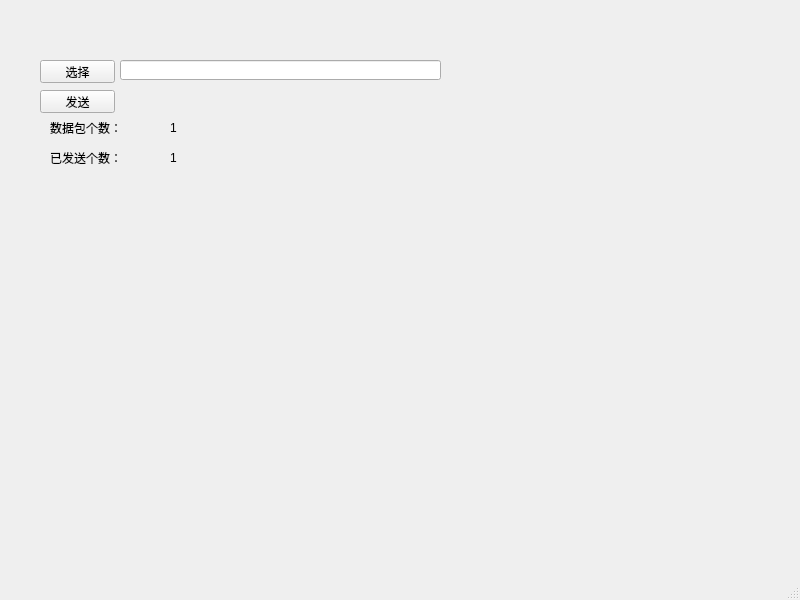
<?xml version="1.0" encoding="UTF-8"?>
<ui version="4.0">
 <class>MainWindow</class>
 <widget class="QMainWindow" name="MainWindow">
  <property name="geometry">
   <rect>
    <x>0</x>
    <y>0</y>
    <width>800</width>
    <height>600</height>
   </rect>
  </property>
  <property name="windowTitle">
   <string>MainWindow</string>
  </property>
  <widget class="QWidget" name="centralwidget">
   <widget class="QPushButton" name="btn_selectFile">
    <property name="geometry">
     <rect>
      <x>40</x>
      <y>60</y>
      <width>75</width>
      <height>23</height>
     </rect>
    </property>
    <property name="text">
     <string>选择</string>
    </property>
   </widget>
   <widget class="QLineEdit" name="edt_file">
    <property name="geometry">
     <rect>
      <x>120</x>
      <y>60</y>
      <width>321</width>
      <height>20</height>
     </rect>
    </property>
   </widget>
   <widget class="QLabel" name="label">
    <property name="geometry">
     <rect>
      <x>50</x>
      <y>120</y>
      <width>101</width>
      <height>16</height>
     </rect>
    </property>
    <property name="text">
     <string>数据包个数：</string>
    </property>
   </widget>
   <widget class="QLabel" name="label_total">
    <property name="geometry">
     <rect>
      <x>170</x>
      <y>120</y>
      <width>101</width>
      <height>16</height>
     </rect>
    </property>
    <property name="text">
     <string>1</string>
    </property>
   </widget>
   <widget class="QLabel" name="label_3">
    <property name="geometry">
     <rect>
      <x>50</x>
      <y>150</y>
      <width>101</width>
      <height>16</height>
     </rect>
    </property>
    <property name="text">
     <string>已发送个数：</string>
    </property>
   </widget>
   <widget class="QLabel" name="label_sended">
    <property name="geometry">
     <rect>
      <x>170</x>
      <y>150</y>
      <width>101</width>
      <height>16</height>
     </rect>
    </property>
    <property name="text">
     <string>1</string>
    </property>
   </widget>
   <widget class="QLabel" name="label_5">
    <property name="geometry">
     <rect>
      <x>50</x>
      <y>180</y>
      <width>101</width>
      <height>16</height>
     </rect>
    </property>
    <property name="text">
     <string> </string>
    </property>
   </widget>
   <widget class="QPushButton" name="btn_send">
    <property name="geometry">
     <rect>
      <x>40</x>
      <y>90</y>
      <width>75</width>
      <height>23</height>
     </rect>
    </property>
    <property name="text">
     <string>发送</string>
    </property>
   </widget>
  </widget>
  <widget class="QMenuBar" name="menubar">
   <property name="geometry">
    <rect>
     <x>0</x>
     <y>0</y>
     <width>800</width>
     <height>23</height>
    </rect>
   </property>
  </widget>
  <widget class="QStatusBar" name="statusbar"/>
 </widget>
 <resources/>
 <connections/>
</ui>
